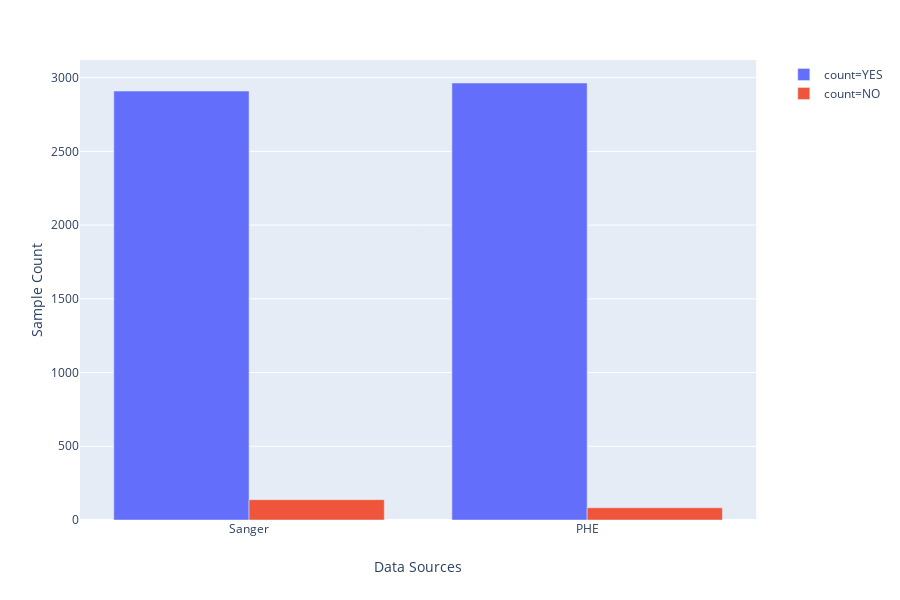

Here is the notebook cell this chart was saved with:
### Code cell
fig = px.bar(data_summary_long, x="data_source", y="number_match", color="count", barmode="group")
fig.update_xaxes(title = "Data Sources", ticktext=["Sanger", "PHE"], tickvals=['sanger', 'phe'])
fig.update_yaxes(title = "Sample Count")

### Figure 1 — Plotly figure (JSON) as saved in the notebook; plotly's stock layout.template omitted (floating-point values rounded to 4 significant figures)
{"data": [{"alignmentgroup": "True", "hoverlabel": {"namelength": 0}, "hovertemplate": "count=YES<br>data_source=%{x}<br>number_match=%{y}", "legendgroup": "count=YES", "marker": {"color": "#636efa"}, "name": "count=YES", "offsetgroup": "count=YES", "orientation": "v", "showlegend": true, "textposition": "auto", "type": "bar", "x": ["sanger", "phe"], "xaxis": "x", "y": [2909, 2964], "yaxis": "y"}, {"alignmentgroup": "True", "hoverlabel": {"namelength": 0}, "hovertemplate": "count=NO<br>data_source=%{x}<br>number_match=%{y}", "legendgroup": "count=NO", "marker": {"color": "#EF553B"}, "name": "count=NO", "offsetgroup": "count=NO", "orientation": "v", "showlegend": true, "textposition": "auto", "type": "bar", "x": ["sanger", "phe"], "xaxis": "x", "y": [138, 83], "yaxis": "y"}], "layout": {"barmode": "group", "height": 600, "legend": {"tracegroupgap": 0}, "margin": {"t": 60}, "xaxis": {"anchor": "y", "domain": [0, 0.98], "ticktext": ["Sanger", "PHE"], "tickvals": ["sanger", "phe"], "title": {"text": "Data Sources"}}, "yaxis": {"anchor": "x", "domain": [0, 1], "title": {"text": "Sample Count"}}}}
